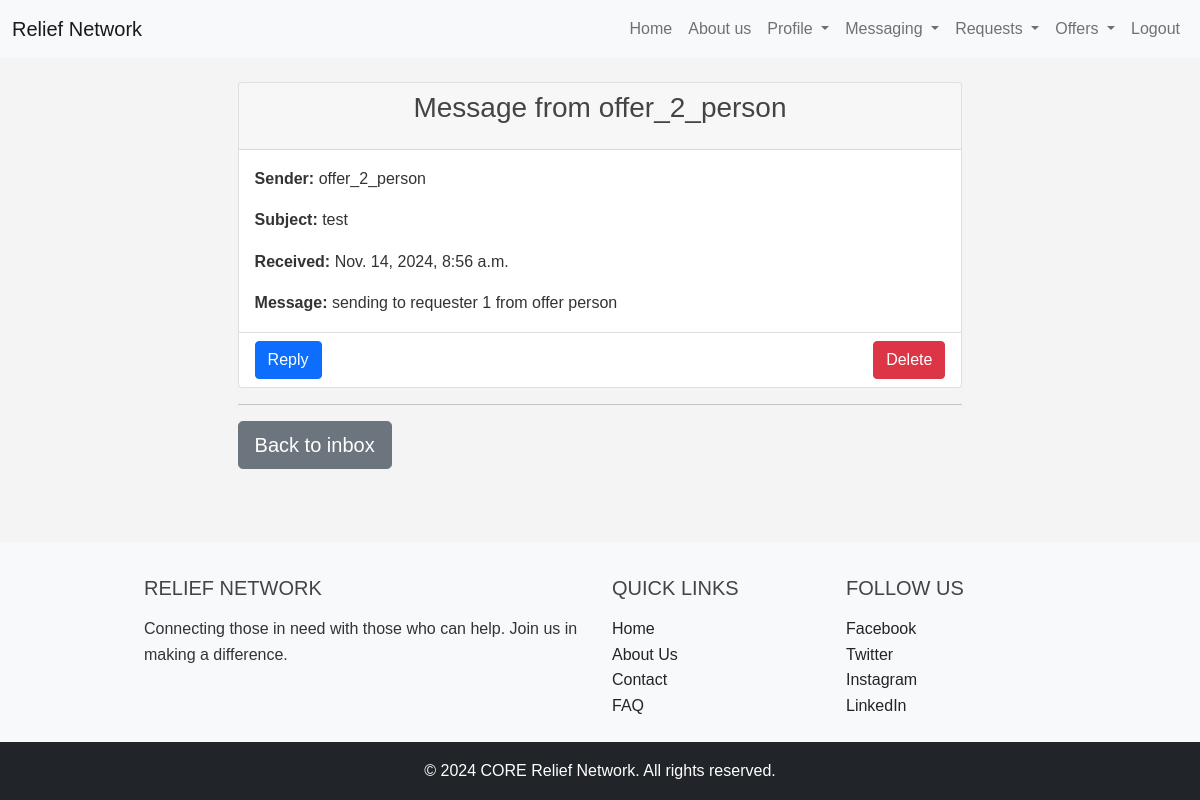
Screenshot of /view_message/32/ (signed in) with the database file from the repository.
### communication/models.py (models this page shows)
class Message(models.Model):
    sender = models.ForeignKey(User, related_name='sent_messages', on_delete=models.CASCADE)
    recipient = models.ForeignKey(User, related_name='received_messages', on_delete=models.CASCADE)
    subject = models.CharField(max_length=150, default='')
    content = models.TextField()
    timestamp = models.DateTimeField(auto_now_add=True)

### accounts/models.py (models this page shows)
class User(AbstractUser):
    USER_TYPE_CHOICES = (
        ('requester', 'Requester'),
        ('provider', 'Provider'),
    )
    user_type = models.CharField(max_length=10, choices=USER_TYPE_CHOICES)
    name = models.CharField(max_length=255, null=True, blank=True)  # Adding a name field
    email = models.EmailField(unique=True)

### communication/views.py (the view)
# urls.py: path('view_message/<int:message_id>/', communication_views.view_message, name='view_message'),
@login_required
def view_message(request, message_id):
    message = get_object_or_404(Message, pk=message_id, recipient=request.user)
    return render(request, 'view_message.html', {'message': message})

### communication/templates/view_message.html (shortened to what this page needs)
{% extends 'base.html' %}
{% block content %}
{% load static %}
<link rel="stylesheet" type="text/css" href="{% static 'css/styles.css' %}">
<div class="container mt-8" data-page-type="view_message_page"  data-inbox-url="{% url 'inbox' %}">
    <div class="card">
        <div class="card-header text-center">
            <h3>Message from {{ message.sender.username }}</h3>
        </div>
        <div class="card-body">
            <p class="card-text"> <strong>Sender:</strong> {{ message.sender.username }}</p>
            <p class="card-text"> <strong>Subject:</strong> {{ message.subject }}</p>
            <p class="card-text"> <strong>Received:</strong> {{ message.timestamp }}</p>
            <p class="card-text"> <strong>Message:</strong> {{ message.content }}</p>
        </div>
        <div class="card-footer bg-transparent d-flex justify-content-between">
            <div class="d-flex justify-content-between align-items-left ">
                <a href="{% url 'send_message_to' message.sender.id %}" class="btn btn-primary">
                     Reply
                </a>
            </div>
            <div class="d-flex justify-content-between align-items-right ">
                <button type="button" class="btn btn-danger delete-btn" data-message-id="{{ message.id }}">
                     Delete
                </button>
            </div>
        </div>
    </div>
    <hr>
    <a href="{% url 'inbox' %}"><button type="button2" class="btn btn-secondary btn-lg btn-block">Back to inbox</button></a>
</div>
{% load static %}
{% endblock %}

### static/css/base.css (style rules this page uses)
html, body { height: 100%; margin: 0; display: flex; flex-direction: column; }

### static/css/styles.css (style rules this page uses)
* { margin: 0; padding: 0; box-sizing: border-box; }
body { font-family: Arial, sans-serif; background-color: #f4f4f4; color: #333; line-height: 1.6; }
.container { width: 80%; margin: auto; overflow: hidden; }
h1, h2, h3, h4, h5, h6 { margin-bottom: 1rem; color: #444; }
p { margin-bottom: 1rem; }
a { color: #007BFF; text-decoration: none; }
button { display: inline-block; padding: 0.75rem 1.25rem; font-size: 1rem; cursor: pointer; border: none; background-color: #007BFF; color: #fff; border-radius: 5px; }
:root { --button-size-small: 8px 16px; --button-size-medium: 12px 24px; --button-size-large: 16px 32px; }

### rows the page displays
Message: sender.username "offer_2_person", subject "test", timestamp "Nov. 14, 2024, 8:56 a.m.", content "sending to requester 1 from offer person"
